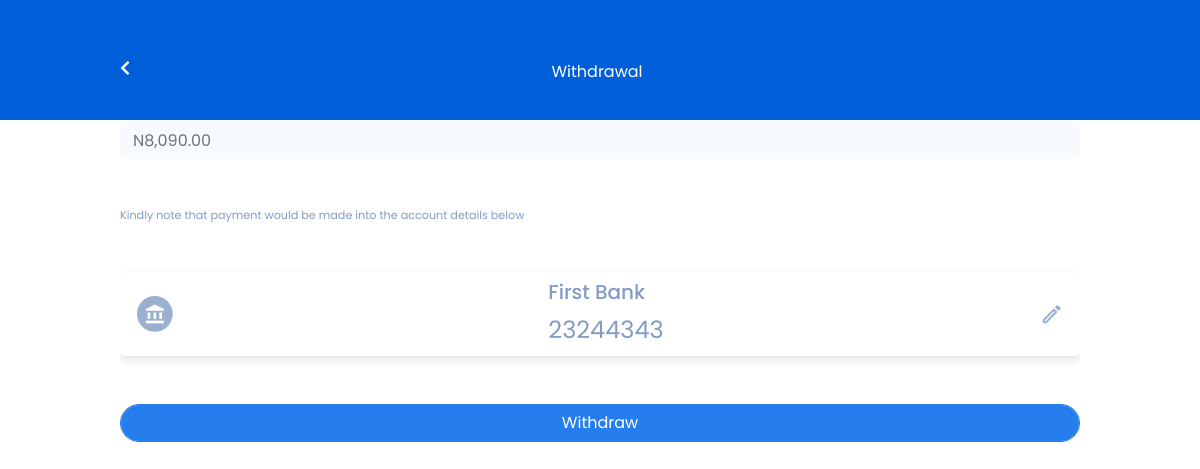
/withdraw (signed in), run on the app's committed database.
### app/models.py (models this page shows, shortened)
class User(models.Model):
    class Meta:
        db_table = "Fida_user_table"
    user_id = models.CharField(max_length=500,unique=True)
    firstname = models.CharField(max_length=30,verbose_name="Firstname",blank=True)
    lastname = models.CharField(max_length=30,verbose_name="Lastname",blank=True)
    user_phone = models.TextField(max_length=15, unique=True, null=True, verbose_name="Telephone number")
    email = models.EmailField(max_length=90, unique=True,verbose_name="Email")
    user_password = models.TextField(max_length=200,verbose_name="Password")
    user_address = models.TextField(max_length=200,verbose_name="Address")
    user_state = models.TextField(max_length=200,verbose_name="State")
    ratings = models.IntegerField(max_length=200,verbose_name="Job Ratings", default=1.0)
    role = models.TextField(max_length=50,verbose_name="User role",default="client")
    walletBalance = models.FloatField(verbose_name="Balance",default=0.00)
    account_name = models.TextField(max_length=150,verbose_name="Account Name",default="Null")
    account_number = models.TextField(max_length=150,verbose_name="Account Number",default="0000000000")
    bank_name = models.TextField(max_length=150,verbose_name="Bank Name",default="Null")
    profile_complete = models.BooleanField(default=False)
    terms_conditions = models.BooleanField(default=False)
    notification = models.BooleanField(default=False, verbose_name="Notification toggle")
    date_added = models.DateTimeField(default=timezone.now)

### app/views.py (the view)
# urls.py: path("withdraw", views.withdraw_page, name="withdraw"),
def withdraw_page(request):
    if 'user_id' in request.session:
        user_id = request.session['user_id']
        user_data = User.objects.get(user_id=user_id)
        return_data = {
            "error": False,
            "balance": user_data.walletBalance,
            "bank": user_data.bank_name,
            "accountNo": user_data.account_number,
            "user_id": user_id,
        }
        return render(request,"client/wallet/withdraw.html", return_data)
    else:
        return redirect('/login')

### app/templates/client/wallet/withdraw.html (shortened to what this page needs)
{% extends "client/nav.html" %}
{% load static %}
{% load humanize %}
{% block body%}
<section class="secondary-background">
<div class="secondary-nav">
    <p class="sec-nav-title">Withdrawal</p>
  </div>
    <div class="job-form-container">
        <form class="onboarding_form mt-2" action="#" id="job_details_form" method="POST" autocomplete="off">
            <label class="job-label">Amount</label>
            <input type="text" id="w_amount"   class="job-input form-control mb-5" placeholder="N{{balance|floatformat:2|intcomma}}">
            <p class="job-label mt-5 mb-5">Kindly note that payment would be made into the account details below</p>
            <div class="withdraw-bank mb-5 py-2 pl-3 pr-3">
              <img src="{% static 'img/bank.svg' %}" >
              <div>
                <h5 style="font-family: Poppins; color:#829CC5">{{bank}}</h5>
                <p style="font-family: Poppins; color:#829CC5; font-size: 1.5rem;" >{{accountNo}}</p>
              </div>
              <img src="{% static 'img/edit.svg' %}" >
            </div>
            <input type="button" value="Withdraw" class="form-control job-form-button" id="withdrawal_button">
        </form>
    </div>
</section>
{% endblock %}

### app/static/css/client_home.css (style rules this page uses)
body { overflow: hidden; }
.secondary-background { height: 80vh; width: 80%; margin:10vh auto; }
p { margin:0; font-size: 0.7rem; font-family: Poppins; }
.job-form-container { overflow-y: scroll; height:85vh; }
.job-scroll, .job-form-container, .ads-form-container { -ms-overflow-style: none; scrollbar-width: none; }
.secondary-nav { width: 100%; display: flex; justify-content: space-between; background-color: #005FD8; top: 0; left: 0; padding: 5% 10%; position: absolute; height: 60px; }
.sec-nav-title { font-size: 1rem!important; color: #fff; }
.job-input { background-color: #0069F008!important; border:1px solid #0069F008!important; border-radius:5px!important; font-family: Poppins; }
.job-label { color:#829CC5; font-family: Poppins; }
.job-form-button { border-radius: 25px; background-color: #267DED; border:1px solid #267DED; color:#fff; font-family: Poppins; }

### app/static/css/wallet.css (style rules this page uses)
.withdraw-bank { display: flex; justify-content: space-between; background: #FFFFFF; box-shadow: 0px 4px 10px rgba(70, 70, 70, 0.15); border-radius: 5px; }

### data on the page
User: walletBalance "N8,090.00", bank_name "First Bank", account_number "23244343"
